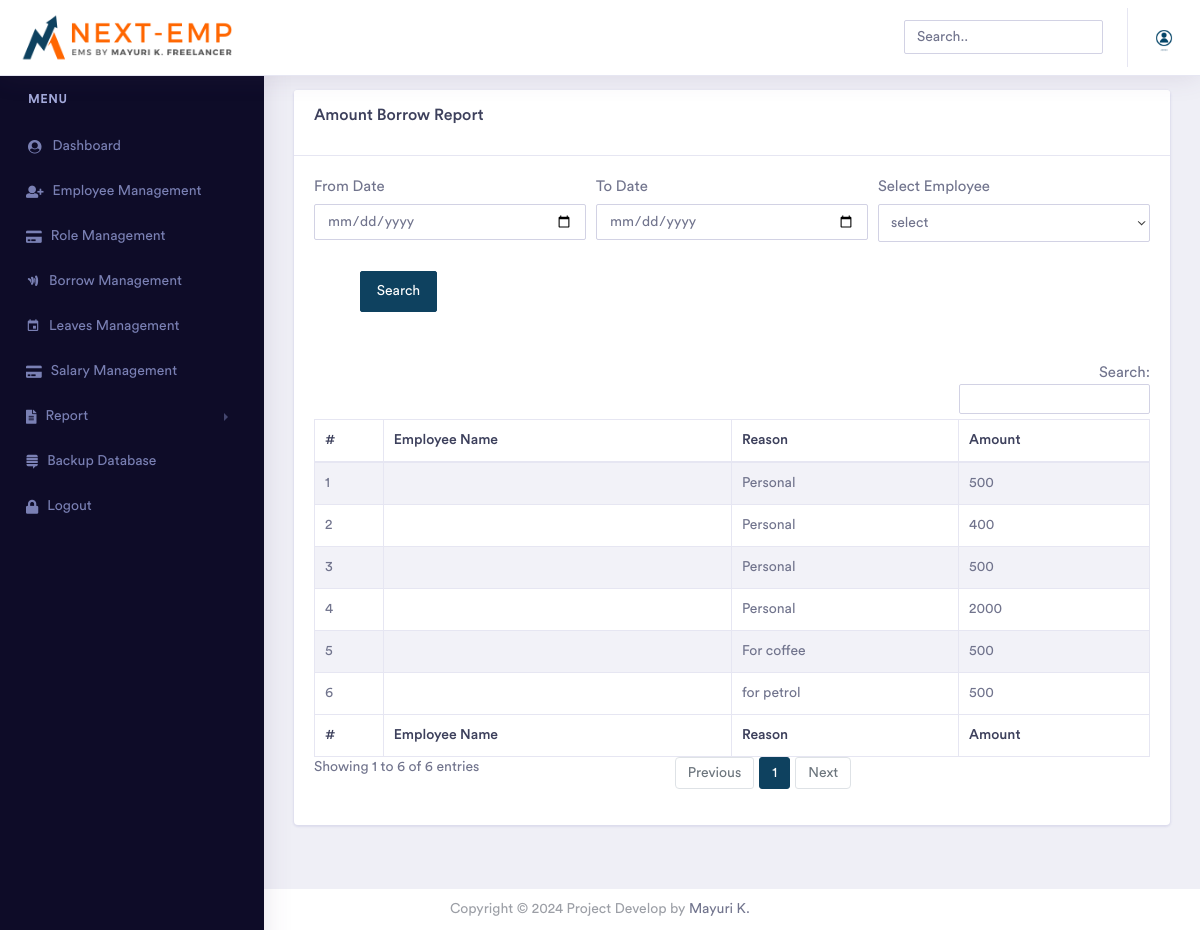
The app's page /admin/borrow_report.php (signed in) with its own data.
### tables this page shows
CREATE TABLE `manage_website` (
  `id` int(11) NOT NULL,
  `title` varchar(600) NOT NULL,
  `short_title` varchar(600) NOT NULL,
  `logo` text NOT NULL,
  `footer` text NOT NULL,
  `currency_code` varchar(600) NOT NULL,
  `currency_symbol` varchar(600) NOT NULL,
  `login_logo` text NOT NULL,
  `invoice_logo` text NOT NULL,
  `background_login_image` text NOT NULL,
  `status` int(11) NOT NULL
);

CREATE TABLE `borrow` (
  `id` int(11) NOT NULL,
  `emp` int(11) NOT NULL,
  `amount` float NOT NULL,
  `month` varchar(100) NOT NULL,
  `year` varchar(100) NOT NULL,
  `reason` varchar(300) NOT NULL,
  `date` date NOT NULL DEFAULT current_timestamp(),
  `delete_status` tinyint(4) NOT NULL
);

### admin/borrow_report.php (the view, shortened to what this page needs)
<?php include('include/head.php'); ?>
<?php include('include/header.php'); ?>
<?php include('include/sidebar.php'); ?>
<div class="dashboard-wrapper">
    <div class="container-fluid  dashboard-content">
        <div class="row">
            <div class="col-xl-12 col-lg-12 col-md-12 col-sm-12 col-12">
                <div class="card">
                    <div class="card-header">
                        <h4>Amount Borrow Report </h4>
                    </div>
                    <div class="card-body">
                        <form class="form-horizontal" action="" method="post" enctype="multipart/form-data">
                            <div class="form-row">
                                <div class="col-xl-4 col-lg-4 col-md-12 col-sm-12 col-12 mb-2">
                                    <label for="validationCustom03">From Date</label>
                                    <input type="date" class="form-control " name="fromdate" required value="<?php $_POST['fromdate']; ?> ?>">
                                </div>
                                <div class="col-xl-4 col-lg-4 col-md-12 col-sm-12 col-12 mb-2">
                                    <label for="validationCustom01">To Date</label>
                                    <input type="date" class="form-control " name="todate" required value="<?php echo $todate; ?>">
                                </div>
                             <div class="col-xl-4 col-lg-4 col-md-12 col-sm-12 col-12 mb-2">
                                    <label for="validationCustom01">Select Employee</label>
                                    <select name="emp" class="form-control ">
                                        <option>select</option>
                    </select>
                                </div>
                                <center>
                                    <div class="col-xl-4 col-lg-4 col-md-12 col-sm-12 col-12 mb-2">
                                        <div class="input-group">
                                            <button class="btn btn-primary" type="submit" name="search">Search</button>
                                        </div>
                                    </div>
                            </div>
                        </form>
                        <br />
                        <br />
                        <div class="table-responsive">
                            <table id="example" class="table table-striped table-bordered second" style="width:100%">
                                <thead>
                                    <tr>
                                        <th>#</th>
                                        <th>Employee Name</th>
                                         <th>Reason</th>
                                          <th>Amount</th>
                                    </tr>
                                </thead>
                                <tbody>
                                    <?php
                                    if (isset($_POST['search'])) {
                                        $fromdate = $_POST['fromdate'];
                                        $todate = $_POST['todate'];
                                        $sql = "SELECT * FROM borrow WHERE delete_status='0' AND emp=? AND date between ? and ?";
                                         $statement = $conn->prepare($sql);
                                    $statement->execute([$_POST['emp'],$fromdate,$todate]);
                                    } else {
                                        $sql = "SELECT * FROM borrow WHERE delete_status='0'  ";
                                         $statement = $conn->prepare($sql);
                                    $statement->execute();
                                    }
                                    ?>
                                    <?php
$i=1;
                                    $rec=$statement->fetchAll();
                                   foreach($rec as $key)
                                   {
                                    ?>
                                     <tr>
                                         <td><?php echo $i;?></td>
                                        <td><?php
                                    $stmt2 = $conn->prepare("SELECT * FROM `admin` WHERE id=? AND delete_status='0'");
                                    $stmt2->execute([$key['emp']]);
                                    $record2 = $stmt2->fetch();
                                      echo $record2['fname'] . ' ' . $record2['lname']; ?></td>
                                                    <td><?php echo $key['reason'];?></td>
                                        <td><?php echo $key['amount'];?></td>
                                     </tr>
                                    <?php $i++;} ?>
                                </tbody>
                                <tfoot>
                                    <tr>
                                         <th>#</th>
                                        <th>Employee Name</th>
                                         <th>Reason</th>
                                          <th>Amount</th>
                                    </tr>
                                </tfoot>
                            </table>
                        </div>
                    </div>
                </div>
            </div>
        </div>
    </div>
    <?php include('include/footer.php'); ?>
</body>
</html>

### admin/include/header.php (shortened to what this page needs)
<?php
require_once('../assets/constants/fetch-my-info.php');
?>
<?php
$stmt = $conn->prepare("SELECT * FROM admin WHERE id='".$_SESSION['id']."'");
$stmt->execute();
$result = $stmt->fetch(PDO::FETCH_ASSOC);
 $sql = "SELECT * FROM manage_website where status='0'";
  $statement = $conn->prepare($sql);
                                                 $statement->execute();
                                              $row = $statement->fetch(PDO::FETCH_ASSOC);
                                                                    extract($row);?>
<body>
    <div class="dashboard-main-wrapper">
        <div class="dashboard-header">
            <nav class="navbar navbar-expand-lg bg-white fixed-top">
                <a class="navbar-brand" href="index.php">
                                <img class="img-fluid" src="../assets/uploadImage/Logo/<?php echo$login_logo; ?>" style="width:220px;height:auto;" alt="Theme-Logo" />
                            </a>
                <div class="collapse navbar-collapse " id="navbarSupportedContent">
                    <ul class="navbar-nav ml-auto navbar-right-top ">
                        <li class="nav-item">
                            <div id="custom-search" class="top-search-bar">
                                <input class="form-control" type="text" placeholder="Search..">
                            </div>
                        </li>
                         <li class="nav-item dropdown nav-user">
                            <a class="nav-link nav-user-img" href="profile.php" id="navbarDropdownMenuLink2" data-toggle="dropdown" aria-haspopup="true" aria-expanded="false"><img src="../assets/uploadImage/Profile/<?=$result['image']?>" alt="" class="user-avatar-md rounded-circle"></a>
                        </li>
   </ul>
                </div>
            </nav>
        </div>

### records on screen
manage_website: login_logo (picture)
borrow: reason "Personal", amount "500"
borrow: reason "Personal", amount "400"
borrow: reason "Personal", amount "500"
borrow: reason "Personal", amount "2000"
borrow: reason "For coffee", amount "500"
borrow: reason "for petrol", amount "500"
